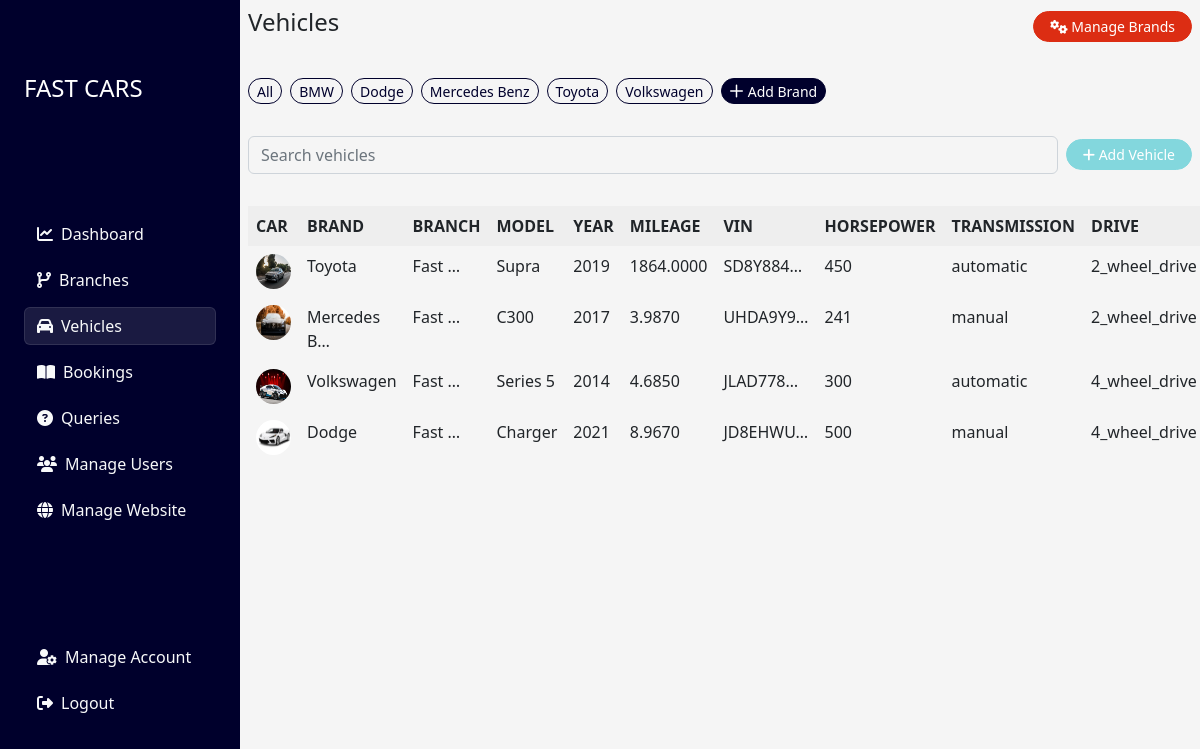
Screenshot of /site-administrator/vehicles/ (signed in) with the database file from the repository.
### admin_panel/models.py (models this page shows, shortened)
class Brand(models.Model):
    brand_name = models.CharField(max_length=100, unique=True)
    slug = models.SlugField(null=True, unique=True, blank=True)
    def __str__(self):
        return self.brand_name

class Vehicle(models.Model):
    transmission_choices = [
        ('manual', 'manual'),
        ('automatic', 'automatic')
    ]
    drive_choices = [
        ('2', '2'),
        ('4', '4')
    ]
    image1 = models.ImageField(validators=[FileExtensionValidator(
        ['png', 'jpg', 'jpeg'])], upload_to='vehicle_images')
    image2 = models.ImageField(validators=[FileExtensionValidator(
        ['png', 'jpg', 'jpeg'])], upload_to='vehicle_images', blank=True, null=True)
    image3 = models.ImageField(validators=[FileExtensionValidator(
        ['png', 'jpg', 'jpeg'])], upload_to='vehicle_images', blank=True, null=True)
    image4 = models.ImageField(validators=[FileExtensionValidator(
        ['png', 'jpg', 'jpeg'])], upload_to='vehicle_images', blank=True, null=True)
    image5 = models.ImageField(validators=[FileExtensionValidator(
        ['png', 'jpg', 'jpeg'])], upload_to='vehicle_images', blank=True, null=True)
    brand = models.ForeignKey(
        Brand, on_delete=models.CASCADE, related_name='vehicles')
    branch = models.ForeignKey(
        Branch, on_delete=models.CASCADE, related_name='vehicles')
    vehicle_model = models.CharField(max_length=200)
    year = models.CharField(max_length=5)
    mileage = models.DecimalField(max_digits=10, decimal_places=4)
    vin = models.CharField(max_length=17)
    horsepower = models.IntegerField()
    transmission = models.CharField(
        max_length=10, choices=transmission_choices, default='manual')
    door = models.IntegerField()
    drive = models.CharField(max_length=20, choices=drive_choices, default='2')
    seat = models.IntegerField()
    color = models.CharField(max_length=20)
    price = models.IntegerField()
    stock = models.IntegerField()
    trans_image = models.ImageField(validators=[FileExtensionValidator(
        ['png', 'jpg', 'jpeg'])], upload_to='vehicle_images', blank=True, null=True)
    slug = models.SlugField(unique=True, null=True, blank=True)

class Branch(models.Model):
    branch_location = models.CharField(max_length=200, unique=True)
    phone_number = models.CharField(max_length=20, blank=True)
    email = models.EmailField(max_length=50, blank=True)
    address = models.TextField(blank=True)
    slug = models.SlugField(unique=True, null=True, blank=True)
    def __str__(self):
        return self.branch_location

### admin_panel/views.py (the view)
# urls.py: path('vehicles/', vehicles, name='vehicles'),
@login_required
def vehicles(request):
    if request.user.is_staff:
        brands = models.Brand.objects.all().order_by('brand_name')
        vehicles = models.Vehicle.objects.all().order_by('-id')
        context = {
            "brands": brands,
            "brandForm": BrandForm(),
            "vehicles": vehicles
        }
        return render(request, 'admin_panel/vehicles.html', context)
    else:
        return redirect('home')

### admin_panel/forms.py
class BrandForm(forms.ModelForm):
    brand_name = forms.CharField(label="", widget=forms.TextInput(
        attrs={"class": "col-12 form-control brand_name_input"}))
    class Meta:
        model = Brand
        fields = ('brand_name',)

### admin_panel/templates/admin_panel/vehicles.html (shortened to what this page needs)
{% extends 'base.html' %}
{% load static %}
{% block main %}
<div class="col-12 d-flex flex-wrap">
    <div class="col-12 col-lg">
        {% include "partials/sidenav.html" %}
    </div>
    <div class="main_content">
        <div class="col-12 p-2 d-flex justify-content-between align-items-center mb-3">
            <h4>Vehicles</h4>
            <a href="#" class="btn btn-sm manage_brands_btn px-3" data-bs-toggle="modal"
                data-bs-target="#manageBrandsModal"><i class="fas fa-cogs"></i> Manage Brands</a>
        </div>
        <div class="col-12 d-flex flex-wrap brands p-1 mb-3">
            <div class="p-1">
                <a href="{% url 'vehicles' %}" class="btn py-0 px-2 brand_filter">
                    <small>All</small>
                </a>
            </div>
            {% for brand in brands %}
            <div class="p-1">
                <a href="{% url 'filter_vehicle' brand.slug %}" class="btn py-0 px-2 brand_filter">
                    <small>{{brand.brand_name}}</small>
                </a>
            </div>
            {% endfor %}
            <div class="p-1">
                <a href="#" class="btn py-0 px-2 brand_filter active" data-bs-toggle="modal"
                    data-bs-target="#addBrandModal">
                    <i class="far fa-plus"></i> <small>Add Brand</small>
                </a>
            </div>
        </div>
        <div class="col-12 p-2 d-flex align-items-center mb-3">
            <input type="search" name="" id="search_vehicles" placeholder="Search vehicles"
                class="col form-control me-2 bg-transparent">
            <a href="{% url 'add_vehicle' %}" class="btn btn-sm add_vehicle_btn px-3"><i class="fas fa-plus"></i> Add
                Vehicle</a>
        </div>
        <div class="col-12 d-flex flex-wrap p-2 table_wrapper">
            <table class="col-12 table table-borderless">
                <tr>
                    <th scope="col">Car</th>
                    <th scope="col">Brand</th>
                    <th scope="col">Branch</th>
                    <th scope="col">Model</th>
                    <th scope="col">Year</th>
                    <th scope="col">Mileage</th>
                    <th scope="col">Vin</th>
                    <th scope="col">Horsepower</th>
                    <th scope="col">Transmission</th>
                    <th scope="col">Drive</th>
                </tr>
                {% for vehicle in vehicles %}
                <tr>
                    <td><a href="{% url 'vehicle_details' vehicle.slug %}" class="text-decoration-none text-dark"><img
                                src="{{vehicle.image1.url}}" width="35px" height="35px" style="border-radius: 50%;"
                                alt=""></a></td>
                    <td><a href="{% url 'vehicle_details' vehicle.slug %}"
                            class="text-decoration-none text-dark">{{vehicle.brand|truncatechars:11}}</a></td>
                    <td><a href="{% url 'vehicle_details' vehicle.slug %}"
                            class="text-decoration-none text-dark">{{vehicle.branch|truncatechars:6}}</a></td>
                    <td><a href="{% url 'vehicle_details' vehicle.slug %}"
                            class="text-decoration-none text-dark">{{vehicle.vehicle_model}}</a></td>
                    <td><a href="{% url 'vehicle_details' vehicle.slug %}"
                            class="text-decoration-none text-dark">{{vehicle.year}}</a></td>
                    <td><a href="{% url 'vehicle_details' vehicle.slug %}"
                            class="text-decoration-none text-dark">{{vehicle.mileage}}</a></td>
                    <td style="text-transform: uppercase;"><a href="{% url 'vehicle_details' vehicle.slug %}"
                            class="text-decoration-none text-dark">{{vehicle.vin|truncatechars:8}}</a></td>
                    <td><a href="{% url 'vehicle_details' vehicle.slug %}"
                            class="text-decoration-none text-dark">{{vehicle.horsepower}}</a></td>
                    <td><a href="{% url 'vehicle_details' vehicle.slug %}"
                            class="text-decoration-none text-dark">{{vehicle.transmission}}</a></td>
                    <td><a href="{% url 'vehicle_details' vehicle.slug %}"
                            class="text-decoration-none text-dark">{{vehicle.drive}}_wheel_drive</a></td>
                </tr>
                {% endfor %}
            </table>
        </div>
    </div>
</div>
{% endblock main %}

### static/css/index.css (style rules this page uses)
* { margin: 0; padding: 0; }
:root { --orange: #DC2D13; --black: #222; --blue: rgb(0, 0, 44); }
body { background: #f5f5f5 !important; }
.main_content { width: 80%; max-height: 100vh; overflow-y: scroll; }

### admin_panel/templates/admin_panel/vehicles.html (style rules this page uses)
.manage_brands_btn { background: var(--orange) !important; color: white !important; border: 1px solid var(--orange); border-radius: 20px; }
.add_vehicle_btn { background: #83D7DD !important; color: white !important; border: 1px solid #83D7DD; border-radius: 20px; }
.brand_filter { color: rgb(0, 0, 44); border: 1px solid rgb(0, 0, 44) !important; border-radius: 20px; }
.brand_filter.active { background: rgb(0, 0, 44); color: white; }
table { border-collapse: collapse; }
table tr:first-child { background: #eee; }
table th { text-transform: uppercase; font-weight: 600; }
.table_wrapper { overflow-x: scroll; }

### rows the page displays
Brand: brand_name "BMW"
Brand: brand_name "Dodge"
Brand: brand_name "Mercedes Benz"
Brand: brand_name "Toyota"
Brand: brand_name "Volkswagen"
Vehicle: image1 (picture), brand "Toyota", branch "Fast …", vehicle_model "Supra", year "2019", mileage "1864.0000", vin "SD8Y884…", horsepower "450", transmission "automatic", drive "2"
Vehicle: image1 (picture), brand "Mercedes B…", branch "Fast …", vehicle_model "C300", year "2017", mileage "3.9870", vin "UHDA9Y9…", horsepower "241", transmission "manual", drive "2"
Vehicle: image1 (picture), brand "Volkswagen", branch "Fast …", vehicle_model "Series 5", year "2014", mileage "4.6850", vin "JLAD778…", horsepower "300", transmission "automatic", drive "4"
Vehicle: image1 (picture), brand "Dodge", branch "Fast …", vehicle_model "Charger", year "2021", mileage "8.9670", vin "JD8EHWU…", horsepower "500", transmission "manual", drive "4"
